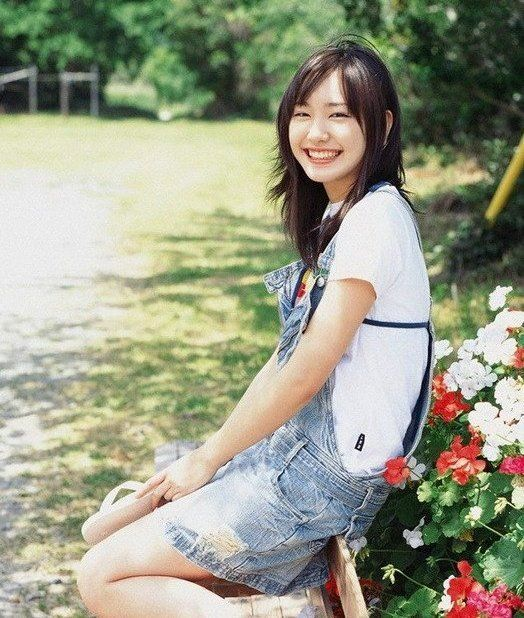
//> input picture opencv/opencv学习(三十八)之模板匹配/src.jpg, 524 x 618 px
$ ./match   (built with g++ and OpenCV 4)
//> lines starting //> are read from the running program, lines starting //| are printed output that depends on the picture; after the words box and inside, x2 and y2 are one past the last pixel; in counts of white or black regions, pixels touching at a corner belong together
#include <iostream>
#include <opencv2/core.hpp>
#include <opencv2/highgui.hpp>
#include <opencv2/imgproc.hpp>

using namespace std;
using namespace cv;

//定义全局变量
Mat srcImage, templateImage, dstImage;
const int trackbar_method_maxValue = 5;
int trackbar_method;

//定义回调函数
void method(int, void*);

int main()
{
    srcImage=imread("src.jpg");
//> srcImage is the input picture: 618 rows x 524 cols, CV_8UC3; mean B, G, R 134.2, 155.1, 152.7
    templateImage=imread("template.jpg");
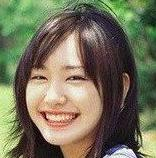
//> input picture opencv/opencv学习(三十八)之模板匹配/template.jpg, 156 x 158 px
//> templateImage is the input picture: 158 rows x 156 cols, CV_8UC3; mean B, G, R 89.9, 113.3, 116.4

    //判断文件是否加载成功
    if(srcImage.empty() || templateImage.empty())
    {
        cout << "图像加载失败!" << endl;
        return -1;
    }
    else
        cout << "图像加载成功..." << endl << endl;

    namedWindow("原图像", WINDOW_AUTOSIZE);
    namedWindow("模板图像", WINDOW_AUTOSIZE);
    imshow("原图像", srcImage);
    imshow("模板图像", templateImage);

    //定义轨迹条参数
    trackbar_method=1;
    char mathodName[50];
    namedWindow("匹配图像", WINDOW_AUTOSIZE);
    sprintf(mathodName, "匹配方式%d\n 0:SQDIFF\n 1:SQDIFF_NORMED\n 2:TM_CCORR\n 3:TM_CCORR_NORMEND\n 4:TM_COEFF\n 5:TM_COEFF_NORMED", trackbar_method_maxValue);
    createTrackbar(mathodName, "匹配图像",&trackbar_method, trackbar_method_maxValue,method);
    method(trackbar_method, 0);

    waitKey(0);

    return 0;
}

void method(int, void*)
{
    Mat display;
    srcImage.copyTo(display);
    //创建输出矩阵
    int dstImage_rows=srcImage.rows-templateImage.rows + 1;
//> dstImage_rows = 461
    int dstImage_cols=srcImage.cols-templateImage.cols + 1;
//> dstImage_cols = 369
    dstImage.create(dstImage_rows, dstImage_cols, srcImage.type());

    matchTemplate(srcImage, templateImage, dstImage,trackbar_method);   //模板匹配
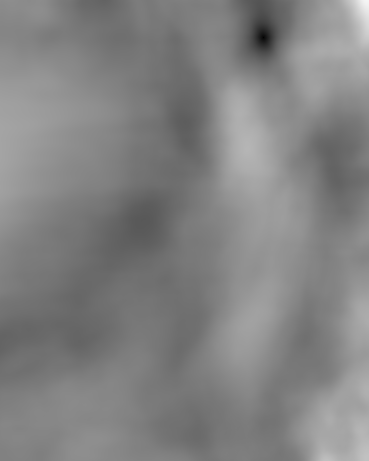
//> dstImage: 461 rows x 369 cols, CV_32FC1; min 0.00538, max 0.963, mean 0.512
    normalize(dstImage, dstImage, 0, 1, NORM_MINMAX);       //归一化处理

    //通过minMaxLoc定位最佳匹配位置
    double minValue, maxValue;
    Point minLocation, maxLocation;
    Point matchLocation;
    minMaxLoc(dstImage, &minValue, &maxValue, &minLocation, &maxLocation, Mat());
//> minValue = 0; maxValue = 1; minLocation = Point(263, 37); maxLocation = Point(367, 0)

    //对于方法SQDIFF和SQDIFF_NORMED两种方法来讲，越小的值就有着更高的匹配结果
    //而其余的方法则是数值越大匹配效果越好
    if(trackbar_method==CV_TM_SQDIFF||trackbar_method==CV_TM_SQDIFF_NORMED)
    {
        matchLocation=minLocation;
//> matchLocation = Point(263, 37)
    }
    else
    {
        matchLocation=maxLocation;
    }
    rectangle(display, matchLocation, Point(matchLocation.x+templateImage.cols, matchLocation.y+templateImage.rows),Scalar(0,0,255));
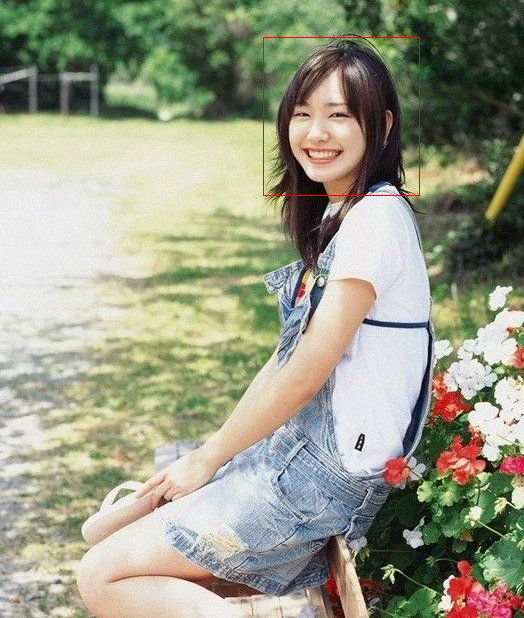
//> display: 618 rows x 524 cols, CV_8UC3; 0.19% of pixels changed, all inside (x1, y1, x2, y2) = (263, 37, 420, 196)

    imshow("匹配图像", display);
}
